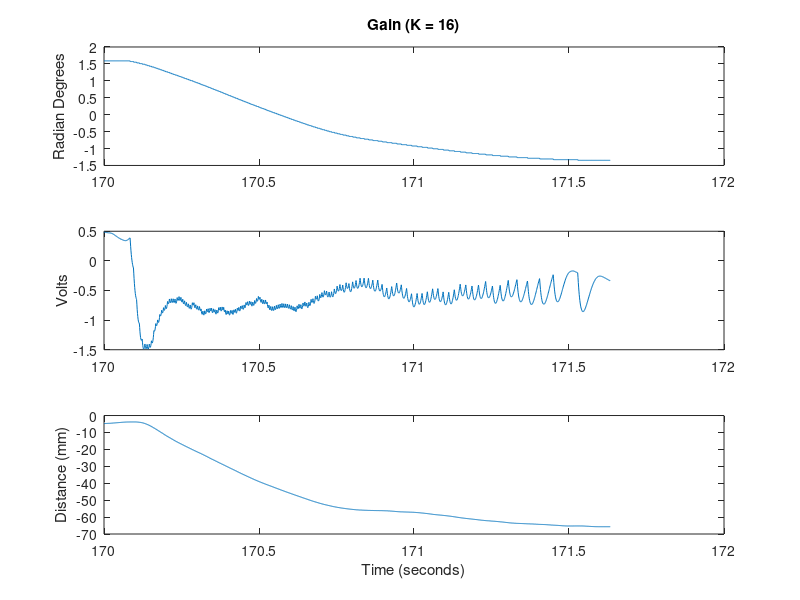
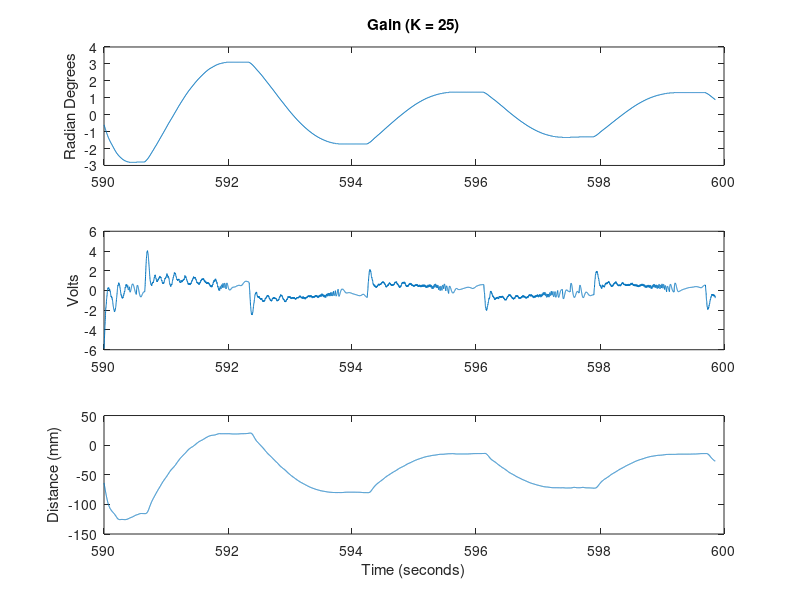
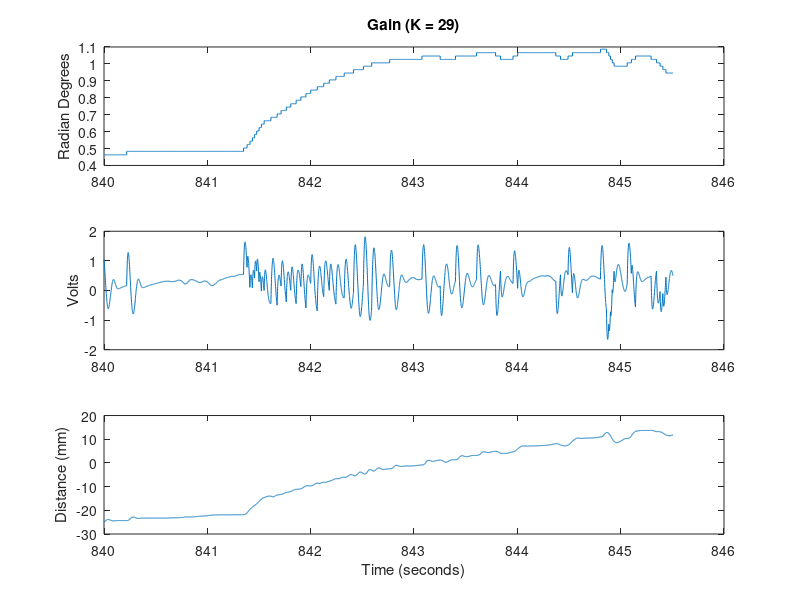

Recreate these plots in MATLAB, in order. (Note: this script raises an error after producing the figures.)
close all
clear all

load lab2data-gain16.mat
d_ssw16 = data_ssw;
d_Vm16 = data_Vm;
d_xc16 = data_xc;

figure(1)
subplot(3,1,1);
plot(d_ssw16(:,1),d_ssw16(:,2))
ylabel('Radian Degrees')
title('Gain (K = 16)')

subplot(3,1,2);
plot(d_Vm16(:,1),d_Vm16(:,2))
ylabel('Volts')

subplot(3,1,3);
plot(d_xc16(:,1),d_xc16(:,2))
ylabel('Distance (mm)')
xlabel('Time (seconds)')

%%%%%%%%%%%%%%%%%%%%%%%%%%%%%%%%%

load datalab2.mat
d_ssw25 = data_ssw;
d_Vm25 = data_Vm;
d_xc25 = data_xc;

figure(2)
subplot(3,1,1);
plot(d_ssw25(:,1),d_ssw25(:,2))
ylabel('Radian Degrees')
title('Gain (K = 25)')

subplot(3,1,2);
plot(d_Vm25(:,1),d_Vm25(:,2))
ylabel('Volts')

subplot(3,1,3);
plot(d_xc25(:,1),d_xc25(:,2))
ylabel('Distance (mm)')
xlabel('Time (seconds)')

%%%%%%%%%%%%%%%%%%%%%%%%%%%%%%%%%%

load lab2data-gain29.mat
d_ssw29 = data_ssw;
d_Vm29 = data_Vm;
d_xc29 = data_xc;

figure(3)
subplot(3,1,1);
plot(d_ssw29(:,1),d_ssw29(:,2))
ylabel('Radian Degrees')
title('Gain (K = 29)')

subplot(3,1,2);
plot(d_Vm29(:,1),d_Vm29(:,2))
ylabel('Volts')

subplot(3,1,3);
plot(d_xc29(:,1),d_xc29(:,2))
ylabel('Distance (mm)')
xlabel('Time (seconds)')

%%%%%%%%%%%%%%%%%%%%%%%%%%%%%%%%%%%%

load 'sim29.mat'
d_sswS29 = ScopeData.signals.values;

figure(4)
plot(d_ssw29(:,1),d_ssw29(:,2),d_ssw29(:,1),d_sswS29)
ylabel('Radian Degrees')
xlabel('Time (seconds)')
title('Experimental and Simulated Angular Displacement for Gain K = 29')

clear data_ssw data_Vm data_xc

